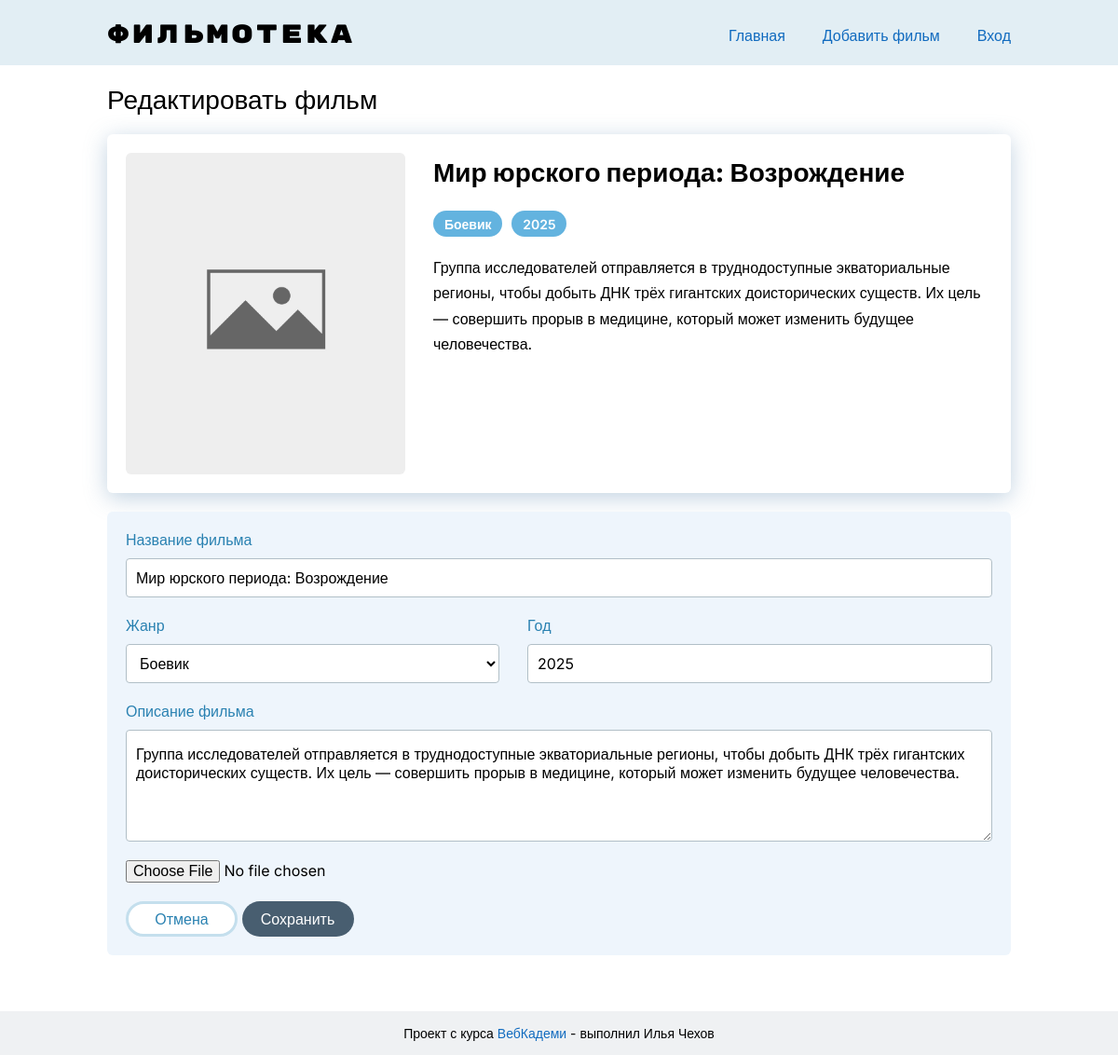
The app's page /film/edit?id=1 with its own data.
### tables this page shows
CREATE TABLE `films` (
  `id` int NOT NULL,
  `title` varchar(255) NOT NULL,
  `year` int NOT NULL,
  `genre` varchar(255) NOT NULL,
  `description` text,
  `photo` varchar(255) DEFAULT NULL
);

### app/controllers/edit.php (called while the page is built, shortened)
<?php
global $db;
require_once DIR_MODELS . '/films/getFilmToBd.php';
$idFilm = $_GET['id'] ?? null;
$film = getFilmToBd($db, $idFilm);
require_once DIR_VIEWS . '/edit.php';

### public/index.php (called while the page is built, shortened)
<?php
$categories = require_once DIR_CONFIG . '/categories.php';
require_once DIR_CORE . '/router.php';

### app/models/films/getFilmToBd.php (called while the page is built)
<?php
function getFilmToBd(PDO $db, string|null $id): array|false
{
    try {
        $query = "SELECT * FROM `films` WHERE `id` = :id";
        $stmt = $db->prepare($query);
        $stmt->bindValue(':id', $id, PDO::PARAM_INT);
        $stmt->execute();
        return $stmt->fetch();
    } catch (PDOException $e) {
        error_log($e->getMessage());
        return false;
    }
}

### config/categories.php (called while the page is built)
<?php
return [
    'Драма',
    'Комедия',
    'Комиксы',
    'Мульфильм',
    'Триллер',
    'Фантастика',
    'Фентези',
    'Боевик',
    'Без категории'
];

### app/views/templates/card-edit.php (the view)
<?php
global $film;
?>
<article class="film">
    <img src="<?= HOST ?>/public/assets/img/no-photo.png" alt="Film" class="film__img"/>
    <div class="film__desc">
        <h1 class="film__title"><?= $film['title'] ?></h1>
        <div class="film__badges">
            <div class="badge"><?= $film['genre'] ?></div>
            <div class="badge"><?= $film['year'] ?></div>
        </div>
        <div class="film__text">
            <p><?= $film['description'] ?></p>
        </div>
    </div>
</article>

### app/views/templates/form-edit.php (shortened to what this page needs)
<?php
global $film, $categories;
?>
<form method="post" class="form">
    <label class="form__group">
        <p class="form__label">Название фильма</p>
        <input name="title" value="<?= $film['title'] ?>" type="text" class="form__input"
               placeholder="Введите название фильма">
    </label>
    <div class="form__row">
        <label class="form__group">
            <p class="form__label">Жанр</p>
            <select name="genre" class="form__input form__input--select">
                <?php foreach ($categories as $category):
                    if (isset($film['genre']) && $film['genre'] === $category): ?>
                        <option selected value="<?= $category ?>"><?= $category ?></option>
                    <?php endif; ?>
                <?php endforeach ?>
            </select>
        </label>
        <label class="form__group">
            <p class="form__label">Год</p>
            <input name="year" value="<?= $film['year'] ?>" type="text" class="form__input" placeholder="Год премьеры">
        </label>
    </div>
    <label class="form__group">
        <p class="form__label">Описание фильма</p>
        <textarea name="description" id="" class="form__textarea"
                  placeholder="Описание фильма"><?= $film['description'] ?></textarea>
    </label>
    <label class="form__group">
        <input type="file">
    </label>
    <div class="flex-btns-row">
        <a href="<?= HOST ?>" class="btn btn--secondary">Отмена</a>
        <button class="btn btn--edit">Сохранить</button>
    </div>
</form>

### public/assets/css/main.css (style rules this page uses)
:root { --container-width: 1000px; --container-padding: 15px; --font-main: 'Inter', sans-serif; --font-accent: 'Rubik Mono One', sans-serif; --page-bg: #fff; --text-color: #000; }
html { scroll-behavior: smooth; }
html, body { min-height: 100vh; }
body { display: flex; flex-direction: column; }
body { font-family: var(--font-main); background-color: var(--page-bg); color: var(--text-color); }
a { color: #116bbf; }
input[type="file"] { max-width: 100%; }
textarea { resize: vertical; }

### public/assets/css/blocks/buttons.css (style rules this page uses)
.btn { display: inline-flex; align-items: center; justify-content: center; min-width: 120px; padding: 0px 1em; background: #485e70; border-radius: 80px; height: 2.375em; font-weight: 500; font-size: 16px; line-height: 20px; color: #ffffff; transition: background-color 0.2s ease-in; cursor: pointer; }
.btn--edit { color: #ffffff; }
.btn--secondary { border: 0.1875em solid #c4dfed; background-color: #fff; color: #2981b1; transition: background-color 0.2s ease-in, color 0.2s ease-in, border-color 0.2s ease-in; }

### public/assets/css/blocks/film.css (style rules this page uses)
.film { margin-bottom: 20px; display: flex; gap: 20px 30px; padding: 20px; background: #ffffff; box-shadow: 0px 5px 25px rgba(117, 155, 189, 0.45); border-radius: 6px; }
.film__img { width: 300px; border-radius: 6px; object-fit: cover; }
.film__desc { flex-grow: 1; display: flex; flex-direction: column; gap: 20px; }
.film__title { color: #000000; font-style: normal; font-weight: 800; font-size: 28px; line-height: 1.5; }
.film__badges { display: flex; gap: 10px; }
.film__text { font-style: normal; font-weight: 400; font-size: 16px; line-height: 1.7; }

### public/assets/css/blocks/badge.css (style rules this page uses)
.badge { display: inline-block; padding: 0.4em 0.85em; background: #63b3df; border-radius: 1.5em; font-weight: 600; font-size: 14px; color: #ffffff; }

### public/assets/css/blocks/form.css (style rules this page uses)
.form { margin-top: 20px; background-color: #eef5fc; padding: 20px; border-radius: 6px; }
.form__group { display: block; margin-bottom: 20px; }
.form__label { margin-bottom: 10px; font-weight: 500; color: #2981b1; }
.form__input { height: 42px; width: 100%; display: block; padding: 15px 10px 15px 10px; background-color: #fff; border: 1px solid #b1bfc7; border-radius: 4px; outline: none; transition: border 0.2s ease-in-out, box-shadow 0.2s ease-in-out; }
.form__input--select { padding: 0px 10px; }
.form__textarea, input[type='file'] { transition: border 0.2s ease-in-out, box-shadow 0.2s ease-in-out; }
.form__row { display: flex; column-gap: 30px; }
.form__row > * { flex-grow: 1; }
.form__textarea { height: 120px; width: 100%; display: block; padding: 15px 10px 15px 10px; background-color: #fff; border: 1px solid #b1bfc7; border-radius: 4px; outline: none; transition: border 0.4s ease-in-out, box-shadow 0.4s ease-in-out; }

### records on screen
films: title "Мир юрского периода: Возрождение", genre "Боевик", year "2025", description "Группа исследователей отправляется в труднодоступные экваториальные регионы, чтобы добыть ДНК трёх гигантских доисторических существ. Их цель — совершить прорыв в медицине, который может изменить будущее человечества."
